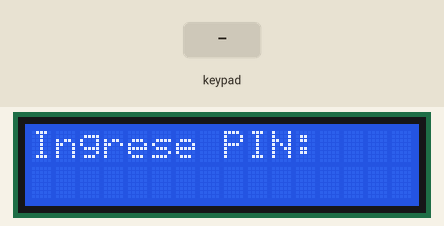
Simulated run of this sketch. Board: ESP32. On the bench: 16×2 character LCD. Inputs (shaded band) come from the test bench. WiFi joins after 1.5 s; servers stay silent unless stated; uploads are accepted with an empty reply; what the sketch prints to the serial monitor is not drawn.

Above: at 2.8 s.
2.9 s: keypad keys 1 2 3 4 pressed 0.4 s apart
At 5.0 s:
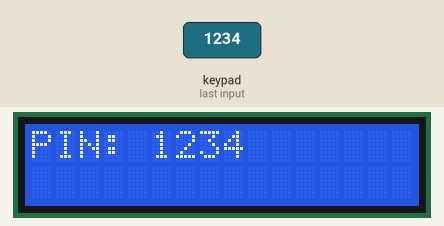
6.0 s: key '1' pressed
At 6.7 s:
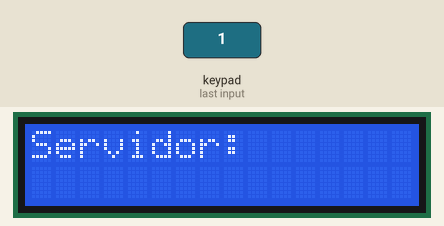
9.0 s: key '*' pressed
12.0 s: keypad keys 9 8 7 # pressed 0.4 s apart
At 13.6 s:
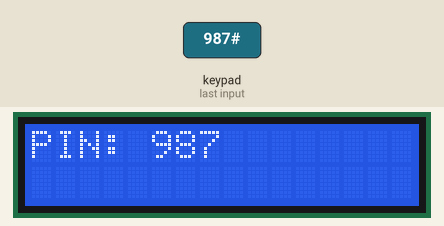
Timing chart, 0 to 15.1 s (numbered marks = the images above; inputs shaded):
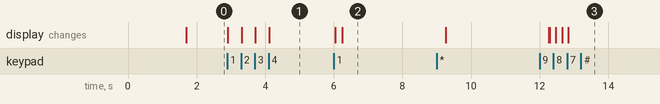

The sketch:

ControlDeAcceso.ino
```cpp
#include <WiFi.h>
#include <HTTPClient.h>
#include <Keypad.h>
#include <Wire.h>
#include <LiquidCrystal_I2C.h>

// === WiFi ===
const char* ssid = "GP24";
const char* password = "123456789";
const char* serverUrl = "https://registroasistenciaconpin-production.up.railway.app/api/verificar-pin";

// === Pantalla LCD I2C ===
LiquidCrystal_I2C lcd(0x27, 16, 2);  // Dirección 0x27, tamaño 16x2

// === Teclado ===
const byte ROWS = 4;
const byte COLS = 3;


char keys[ROWS][COLS] = {
  {'1','2','3'},
  {'4','5','6'},
  {'7','8','9'},
  {'*','0','#'}
};
byte rowPins[ROWS] = {1, 2, 3, 4}; // Ajusta según conexión
byte colPins[COLS] = {9, 8, 7};       // Ajusta según conexión

Keypad keypad = Keypad(makeKeymap(keys), rowPins, colPins, ROWS, COLS);

// === Variables ===
String pinBuffer = "";
bool esperandoRespuesta = false;

void setup() {
  Serial.begin(115200);

  // Pantalla
  lcd.begin();
  lcd.backlight();
  lcd.setCursor(0, 0);
  lcd.print("Conectando...");

  // WiFi
  WiFi.disconnect();
  delay(100);
  WiFi.begin(ssid, password);
  while (WiFi.status() != WL_CONNECTED) {
    delay(500);
    Serial.print(".");
  }

  Serial.println("\nConectado al WiFi");
  lcd.clear();
  lcd.setCursor(0, 0);
  lcd.print("Ingrese PIN:");
}

void loop() {
  if (esperandoRespuesta) return; // Bloquea mientras se espera respuesta

  char key = keypad.getKey();
  if (key) {
    Serial.print("Tecla: ");
    Serial.println(key);

    if (key >= '0' && key <= '9') {
      if (pinBuffer.length() < 5) {
        pinBuffer += key;
        actualizarPantalla(pinBuffer);
      }
    } else if (key == '*') {
      pinBuffer = "";
      actualizarPantalla(pinBuffer);
    }

    if (pinBuffer.length() == 5) {
      esperandoRespuesta = true;
      lcd.clear();
      lcd.setCursor(0, 0);
      lcd.print("Verificando...");
      verificarPin(pinBuffer);
      pinBuffer = ""; // Limpiar para nuevo intento
      esperandoRespuesta = false;
      lcd.setCursor(0, 0);
      lcd.print("Ingrese PIN:");
    }
  }
}

void actualizarPantalla(String texto) {
  lcd.clear();
  lcd.setCursor(0, 0);
  lcd.print("PIN: " + texto);
}

void verificarPin(String pin) {
  if (WiFi.status() == WL_CONNECTED) {
    HTTPClient http;
    http.begin(serverUrl);
    http.addHeader("Content-Type", "application/json");

    String jsonPayload = "{\"pin\":\"" + pin + "\"}";

    int httpResponseCode = http.POST(jsonPayload);

    lcd.clear();
    lcd.setCursor(0, 0);

    if (httpResponseCode > 0) {
      String response = http.getString();
      Serial.println("Respuesta del servidor:");
      Serial.println(response);
      lcd.print("Servidor:");
      lcd.setCursor(0, 1);
      lcd.print(response.substring(0, 16)); // Trunca a 16 caracteres
      delay(3000);
      lcd.clear();
    } else {
      Serial.printf("Error HTTP: %s\n", http.errorToString(httpResponseCode).c_str());
      lcd.print("Error HTTP");
    }

    http.end();
    delay(3000); // Mostrar mensaje 3 segundos
  } else {
    lcd.clear();
    lcd.print("WiFi no conectado");
    Serial.println("Error: WiFi no conectado");
    delay(3000);
  }
}
```

Measured:
- after the input at 2.9 s, the display: first changes at once (image 1 shows a later state)
- after the input at 6.0 s, the display: first changes at once (image 2 shows a later state)
